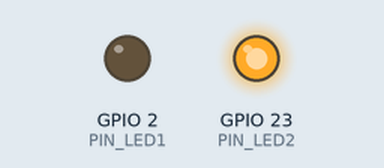
Simulated run of this sketch. Board: ESP32. On the bench: output pins drawn as LEDs (lit = HIGH).

Above: at 0.1 s.
Timing chart, 0 to 1.6 s (numbered marks = the images above):
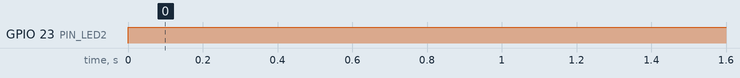

Measured:
- by itself, GPIO 23 (PIN_LED2): LOW → HIGH at 0.00 s

The sketch:

esp32_02_led2t.ino
```cpp
// (licence header left out)
#define PIN_LED1 2                  // IO 2にLED1を接続
#define PIN_LED2 23                 // IO 23にLED2を接続

float temp=99.9;                    // 温度を保持するための変数定義

void setup() {                      // 起動時に一度だけ実行される関数
    pinMode(PIN_LED1,OUTPUT);       // LEDを接続したポートを出力に設定
    pinMode(PIN_LED2,OUTPUT);       // LEDを接続したポートを出力に設定
}

void loop() {                       // 繰り返し実行される関数
    float tp=temperatureRead();     // 内蔵の温度センサから値を取得
    int hall=hallRead();            // 内蔵のホールセンサから値を取得
    if( tp - temp > 1.0 ){          // 1℃を超える温度上昇があったとき
        digitalWrite(PIN_LED1,HIGH);// LED1をHレベル(3.3V)に設定（点灯）
        temp=tp;                    // 今回の測定温度を保存
    }
    if( temp - tp > 1.0 ){          // 1℃を超える温度下降があったとき
        digitalWrite(PIN_LED1,LOW); // LED1をLレベル(0V)に設定（消灯）
        temp=tp;                    // 今回の測定温度を保存
    }
    if( hall < 30 ){                // 磁石のN極を近づけたとき(磁界－)
        digitalWrite(PIN_LED2,HIGH);// LED2をHレベル(3.3V)に設定（点灯）
    }else if( hall > 60 ){          // 磁石のS極を近づけたとき(磁界＋)
        digitalWrite(PIN_LED2,HIGH);// LED2をHレベル(3.3V)に設定（点灯）
        delay(100);                 // 時間待ち(100ms)
        digitalWrite(PIN_LED2,LOW); // LED2をLレベル(0V)に設定（消灯）
    }else{                          // 磁石が近くに無いとき
        digitalWrite(PIN_LED2,LOW); // LED2をLレベル(0V)に設定（消灯）
    }
    delay(100);                     // 時間待ち(100ms)
}
```
